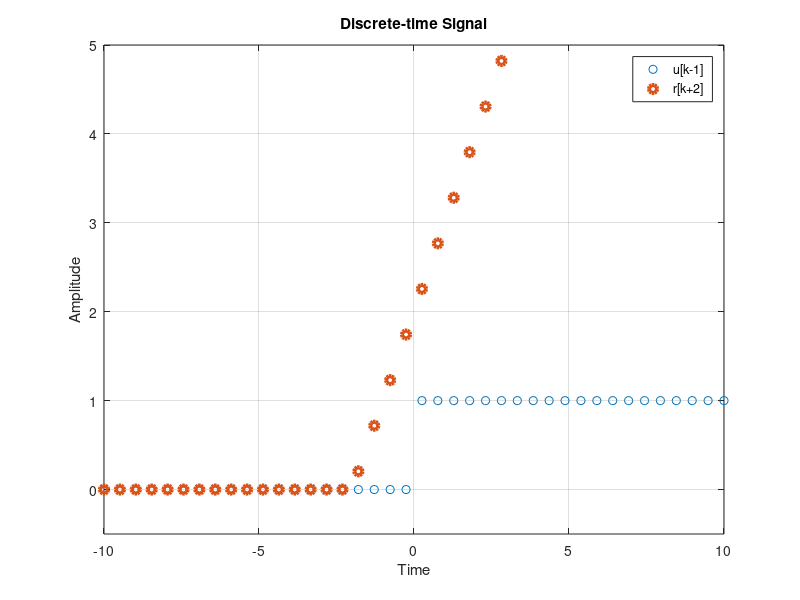

The MATLAB script that drew this image:
%% NAME: CAT PHUOC LE
%% PART 1
%% 1. Unit Step Signal
t=linspace(-10,10,1000);
u1=[];
for i=1:1000
    if t(i)<0
        u1(i)=0;
    else
        u1(i)=1;
    end
end
plot(t,u1,'LineWidth',6);
title('Unit Step Signal'); xlabel('Time'); ylabel('Amplitude'); legend('u(t)');
axis([-10 10 -0.5 1.5]); grid on;

%% 1.(continued) Shifted Step Signal
t=linspace(-10,10,1000);
u2=[];
for i=1:1000
    if t(i)<3
        u2(i)=0;
    else
        u2(i)=1;
    end
end
u3=[];
for i=1:1000
    if t(i)<5
        u3(i)=0;
    else
        u3(i)=1;
    end
end
subplot(2,1,1), plot(t,u2,'LineWidth',6);
title('Step Signal'); xlabel('Time'); ylabel('Amplitude'); legend('u(t-3)');
axis([-10 10 -0.5 1.5]); grid on;
subplot(2,1,2), plot(t,u3,'LineWidth',6);
title('Step Signal'); xlabel('Time'); ylabel('Amplitude'); legend('u(t-5)')
axis([-10 10 -0.5 1.5]); grid on;

%% 2. Unit Rectangular Pulse
t=linspace(-10,10,1000);
p1=[];
for i=1:1000
    if t(i)<=3 && t(i)>=-3
        p1(i)=1;
    else
        p1(i)=0;
    end
end
clf
plot(t,p1,'LineWidth',6);
title('Unit Rectangular Pulse'); xlabel('Time'); ylabel('Amplitude'); legend('p(t)');
axis([-10 10 -0.5 1.5]); grid on;

%% 2.(continued) Shifted Rectangular Pulse
t=linspace(-10,10,1000);
p2=[];
for i=1:1000
    if t(i)<=3+3 && t(i)>=-3+3
        p2(i)=1;
    else
        p2(i)=0;
    end
end
p3=[];
for i=1:1000
    if t(i)<=3-5 && t(i)>=-3-5
        p3(i)=1;
    else
        p3(i)=0;
    end
end
subplot(2,1,1), plot(t,p2,'LineWidth',6);
title('Rectangular Pulse'); xlabel('Time'); ylabel('Amplitude'); legend('p(t-3)');
axis([-10 10 -0.5 1.5]); grid on;
subplot(2,1,2), plot(t,p3,'LineWidth',6);
title('Rectangular Pulse'); xlabel('Time'); ylabel('Amplitude'); legend('p(t+5)');
axis([-10 10 -1 2]); grid on;
%% 3. Unit Ramp Signal
t=linspace(-10,10,1000);
r1=[];
for i=1:1000
    if t(i)<0
        r1(i)=0;
    else
        r1(i)=t(i);
    end
end
clf
plot(t,r1,'LineWidth',6);
title('Unit Ramp Signal'); xlabel('Time'); ylabel('Amplitude'); legend('r(t)');
axis([-10 10 -2 10]); grid on;

%% 3.(continued) Shifted Ramp Signal
t=linspace(-10,10,1000);
r2=[];
for i=1:1000
    if t(i)<3
        r2(i)=0;
    else
        r2(i)=t(i)-3;
    end
end
r3=[];
for i=1:1000
    if t(i)<-5
        r3(i)=0;
    else
        r3(i)=t(i)+5;
    end
end
subplot(2,1,1), plot(t,r2,'LineWidth',6);
title('Unit Ramp Signal'); xlabel('Time'); ylabel('Amplitude'); legend('r(t-3)');
axis([-10 10 -2 10]); grid on;
subplot(2,1,2), plot(t,r3,'LineWidth',6);
title('Unit Ramp Signal'); xlabel('Time'); ylabel('Amplitude'); legend('r(t+5)');
axis([-10 10 -2 10]); grid on;
%% 4. Unit Triangle Pulse
t=linspace(-10,10,1000);
d1=[];
for i=1:1000
    if t(i)>=-2 && t(i)<=0
        d1(i)=1+t(i)/2;
    elseif t(i)>0 && t(i)<=2
        d1(i)=1-t(i)/2;
    else
        d1(i)=0;
    end
end
clf
plot(t,d1,'LineWidth',6);
title('Unit Triangle Pulse'); xlabel('Time'); ylabel('Amplitude'); legend('d(t)');
axis([-10 10 -0.5 2.5]); grid on;
%% 4.(continued) Shifted Triangle Pulse
t=linspace(-10,10,1000);
d2=[];
for i=1:1000
    if t(i)>=-2+3 && t(i)<=0+3
        d2(i)=2+t(i)-3;
    elseif t(i)>0+3 && t(i)<=2+3
        d2(i)=2-t(i)+3;
    else
        d2(i)=0;
    end
end
d3=[];
for i=1:1000
    if t(i)>=-2-5 && t(i)<=0-5
        d3(i)=2+t(i)+5;
    elseif t(i)>0-5 && t(i)<=2-5
        d3(i)=2-t(i)-5;
    else
        d3(i)=0;
    end
end
subplot(2,1,1), plot(t,d2,'LineWidth',6);
title('Triangle Pulse'); xlabel('Time'); ylabel('Amplitude'); legend('d(t-3)');
axis([-10 10 -0.5 2.5]); grid on;
subplot(2,1,2), plot(t,d3,'LineWidth',6);
title('Triangle Pulse'); xlabel('Time'); ylabel('Amplitude'); legend('d(t+5)');
axis([-10 10 -0.5 2.5]); grid on;
%% PART 2
%% 5/ Impulse Delta Signal
t=linspace(-10,10,1000);
x=[];
for i=1:1000
    if t(i)<=0.3 && t(i)>=-0.3
        x(i)=1/0.3;
    else
        x(i)=0;
    end
end
y=[];
for i=1:1000
    if t(i)<=0.2 && t(i)>=-0.2
        y(i)=1/0.2;
    else
        y(i)=0;
    end
end
z=[];
for i=1:1000
    if t(i)<=0.1 && t(i)>=-0.1
        z(i)=1/0.1;
    else
        z(i)=0;
    end
end
clf
plot(t,x,'red',t,y,'green',t,z,'blue','LineWidth',3);
title('Impulse Delta Signal'); xlabel('Time'); ylabel('Amplitude');
legend('tau=0.3','tau=0.2','tau=0.1');
axis([-2 2 -1 10]); grid on;
%% 6/ sinc(t) Fuction
t1=-5:0.1:5; t2=-15:0.1:15; t3=-30:0.1:30;
y1=sin(pi*t1)./(pi*t1);
y2=sin(pi*t2)./(pi*t2);
y3=sin(pi*t3)./(pi*t3);
subplot(3,1,1), plot(t1,y1);
title('Graph of sinc(t), -5<t<5'); xlabel('Time'); ylabel('Amplitude');
subplot(3,1,2), plot(t2,y2);
title('Graph of sinc(t), -15<t<15'); xlabel('Time'); ylabel('Amplitude');
subplot(3,1,3), plot(t3,y3);
title('Graph of sinc(t), -30<t<30'); xlabel('Time'); ylabel('Amplitude');
%% PART 3
%% 7/ sin(t) Function
t=[0:0.1:6.28];
y1=sin(t);
y2=sin(2*t);
y3=sin(5*t);
clf
plot(t,y1,'o',t,y2,'--',t,y3);
title('sin(t) Function'); xlabel('Time'); ylabel('Amplitude');
legend('sin(t)','sin(2t)','sin(3t)'); grid on;
%% 8/ Scaled sin(t) Function
t=[0:0.1:6.28];
y1=sin(4*(t-1));
y2=sin(2*t-3);
plot(t,y1,'o',t,y2);
title('Scaled sin(t) Function'); xlabel('Time'); ylabel('Amplitude');
legend('sin(4(t-1))','sin(2t-3)'); grid on;
%% 9/ Exponential Funtion
t=[0:0.1:6.28];
y1=exp(-0.5*t).*sin(0.5*t);
y2=exp(-t).*sin(t);
y3=exp(-5*t).*sin(5*t);
plot(t,y1,'o',t,y2,'--',t,y3)
title('Graph of e^(^-^a^t^)sin(at)'); xlabel('Time'); ylabel('Amplitude');
legend('a=0.5','a=1','a=5'); grid on;
%% PART 4
%% 10/ Combination of Unit Step Signal & Unit Ramped Signal
t=linspace(-10,10,1000);
u=[];
for i=1:1000
    if t(i)<0
        u(i)=0;
    else
        u(i)=1;
    end
end
r=[];
for i=1:1000
    if t(i)<0
        r(i)=0;
    else
        r(i)=t(i);
    end
end
y=[];
for i=1:1000
    y(i)=u(i)+r(i);
end
plot(t,y,'LineWidth',6);
title('Graph of u(t)+r(t)'); xlabel('Time'); ylabel('Amplitude');
axis([-10 10 -1 10]);
grid on;
%% 11/ Combination of Rectangular Pulse & Triangle Pulse
t=linspace(-10,10,1000);
p2=[];
for i=1:1000
    if t(i)<=1 && t(i)>=-1
        p2(i)=1;
    else
        p2(i)=0;
    end
end
d3=[];
for i=1:1000
    if t(i)>=-1.5 && t(i)<=0
        d3(i)=1.5+t(i);
    elseif t(i)>0 && t(i)<=1.5
        d3(i)=1.5-t(i);
    else
        d3(i)=0;
    end
end
y=[];
for i=1:1000
    y(i)=p2(i)+d3(i);
end
plot(t,y,'LineWidth',6);
title('Graph of p2(t)+d3(t)'); xlabel('Time'); ylabel('Amplitude');
axis([-6 6 -1 6]);
grid on;
%% PART 5
%% 13/ Discrete-time Signal
t1=linspace(-10,10,40);
y=[];
for i=1:40
    if t1(i)<0
        y(i)=0;
    else
        y(i)=1;
    end
end
t2=linspace(-10,10,40);
z=[];
for i=1:40
    if t2(i)<-2
        z(i)=0;
    else
        z(i)=t2(i)+2;
    end
end
plot(t1,y,'o',t2,z,'o','LineWidth',3);
title('Discrete-time Signal'); xlabel('Time'); ylabel('Amplitude');
legend('u[k-1]','r[k+2]');
axis([-10 10 -0.5 5]);
grid on;
